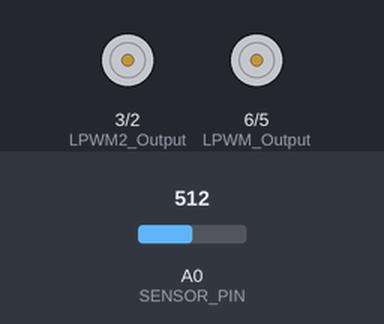
A sketch run on a simulated Arduino Uno, built with avr-gcc and run on an emulated ATmega328P. On the bench: motor-driver pin pairs drawn as motors (green arrow = first pin HIGH = forward, orange = second pin HIGH = backward, longer = more drive). The inputs (shaded band) are chosen by the test bench; at power-on: A0 (SENSOR_PIN) = 512. What the sketch prints to the serial monitor is not drawn.

Above: at 1.2 s.
1.3 s: A0 (SENSOR_PIN) set to 0
At 2.2 s:
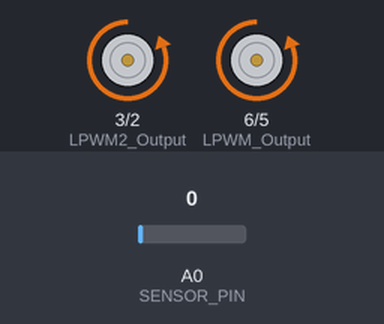
2.8 s: A0 (SENSOR_PIN) set to 3
At 3.4 s:
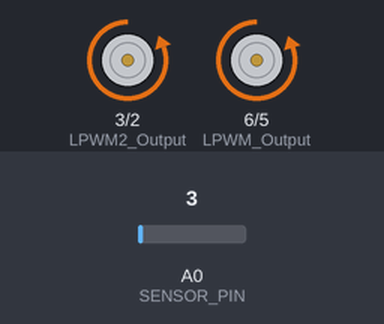
4.3 s: A0 (SENSOR_PIN) set to 1023
At 5.5 s:
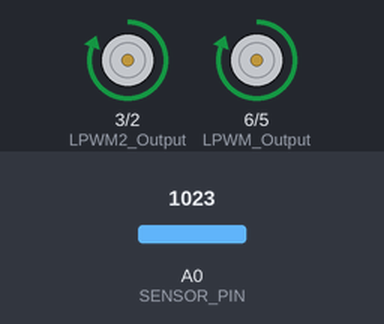
5.8 s: A0 (SENSOR_PIN) set to 900
At 6.8 s:
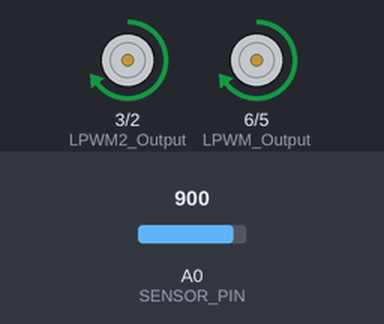
7.3 s: A0 (SENSOR_PIN) set to 716
At 8.0 s:
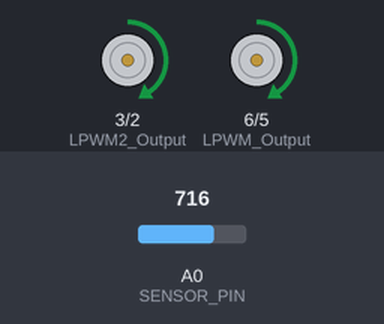
8.8 s: A0 (SENSOR_PIN) set to 502
At 9.2 s:
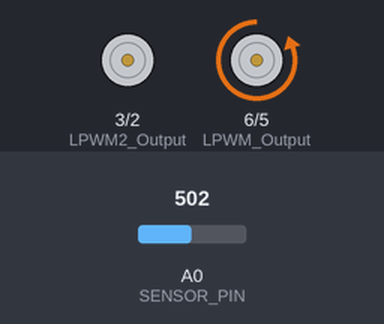
Timing chart, 0 to 11.3 s (numbered marks = the images above; inputs shaded):
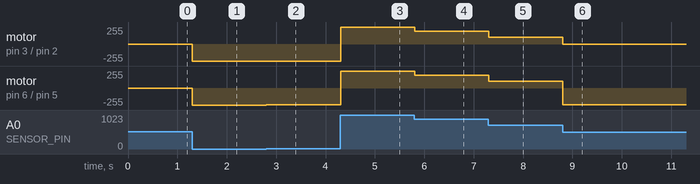

The sketch:

electricwheelchair_motor.ino
```cpp
#define SENSOR_PIN  0
#define RPWM_Output  5 // Arduino PWM output pin 5; connect to IBT-2 pin 1 (RPWM)
#define LPWM_Output 6

#define RPWM2_Output 2   // (secRPWM)
#define LPWM2_Output 3  // (secLPWM)

void setup()
{
  pinMode(RPWM_Output, OUTPUT);
  pinMode(RPWM2_Output, OUTPUT);
  pinMode(LPWM_Output, OUTPUT);
  pinMode(LPWM2_Output, OUTPUT);
  Serial.begin(115200);
}
void loop()
{
  int sensorValue = analogRead(SENSOR_PIN);
  Serial.print("GET_sensorValue: \t");
  Serial.println(sensorValue);

  if (sensorValue < 512)
  {
    // reverse rotation
    int reversePWM = -(sensorValue - 511) / 2;
    analogWrite(LPWM_Output, 0);
    analogWrite(RPWM_Output, reversePWM);
    analogWrite(LPWM2_Output, 0);
    analogWrite(RPWM2_Output, reversePWM);
  }

  else
  {
    // forward rotation
    int forwardPWM = (sensorValue - 512) / 2;
    analogWrite(LPWM_Output, forwardPWM);
    analogWrite(RPWM_Output, 0);
    analogWrite(LPWM2_Output, forwardPWM);
    analogWrite(RPWM2_Output, 0);
  }
}
```

Measured:
- after the input at 1.3 s, motor on pin 3 (LPWM2_Output) / pin 2 (RPWM2_Output), motor on pin 6 (LPWM_Output) / pin 5 (RPWM_Output): stopped → backward 255/255 at once
- after the input at 2.8 s, motor on pin 6 (LPWM_Output) / pin 5 (RPWM_Output): backward 255/255 → backward 254/255 at once
- after the input at 4.3 s, motor on pin 3 (LPWM2_Output) / pin 2 (RPWM2_Output): backward 255/255 → forward 255/255 at once; motor on pin 6 (LPWM_Output) / pin 5 (RPWM_Output): backward 254/255 → forward 255/255 at once
- after the input at 5.8 s, motor on pin 3 (LPWM2_Output) / pin 2 (RPWM2_Output), motor on pin 6 (LPWM_Output) / pin 5 (RPWM_Output): forward 255/255 → forward 194/255 at once
- after the input at 7.3 s, motor on pin 3 (LPWM2_Output) / pin 2 (RPWM2_Output), motor on pin 6 (LPWM_Output) / pin 5 (RPWM_Output): forward 194/255 → forward 102/255 at once
- after the input at 8.8 s, motor on pin 3 (LPWM2_Output) / pin 2 (RPWM2_Output): forward 102/255 → stopped at once; motor on pin 6 (LPWM_Output) / pin 5 (RPWM_Output): forward 102/255 → backward 254/255 at once
